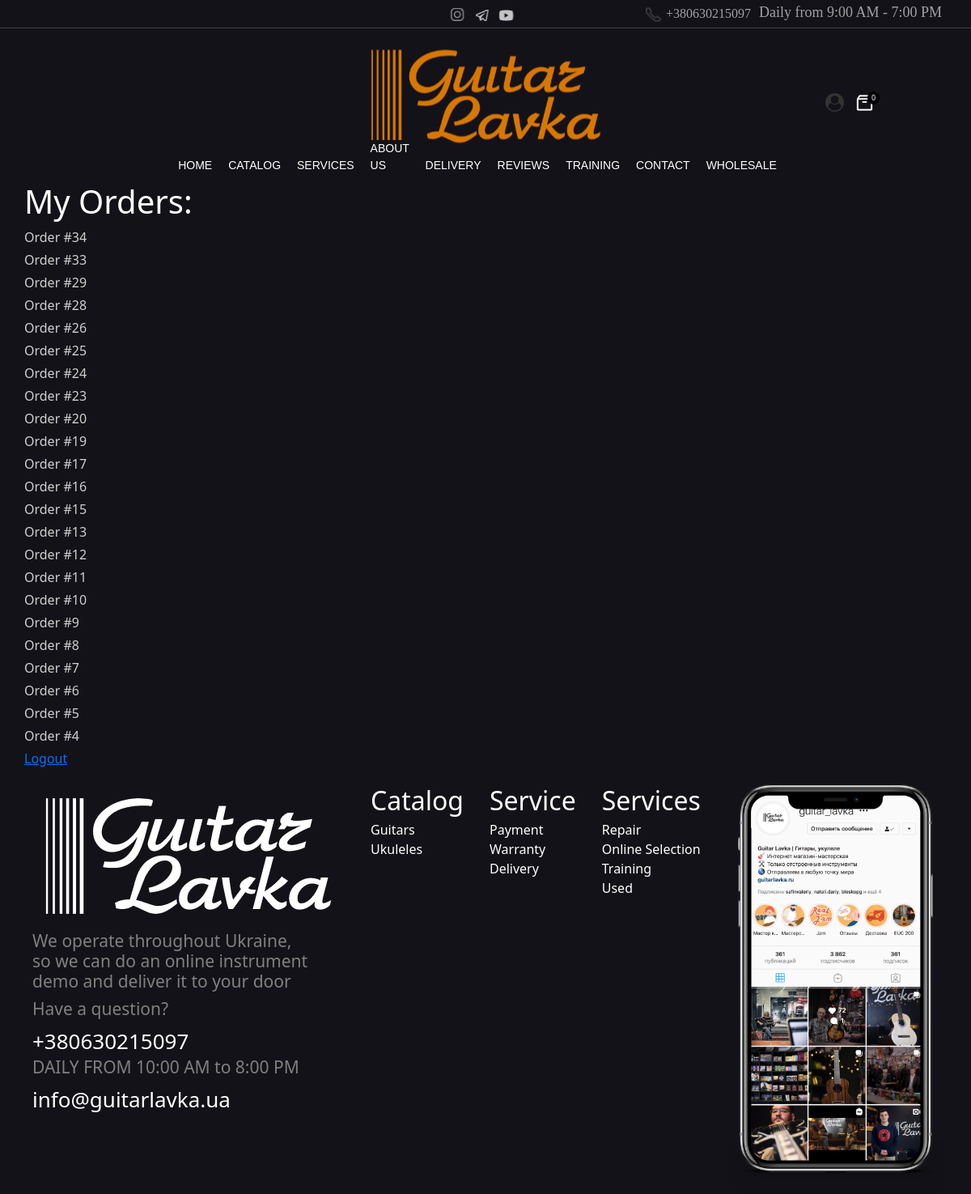
Before: /cabinet/ (signed in) with the older database file.
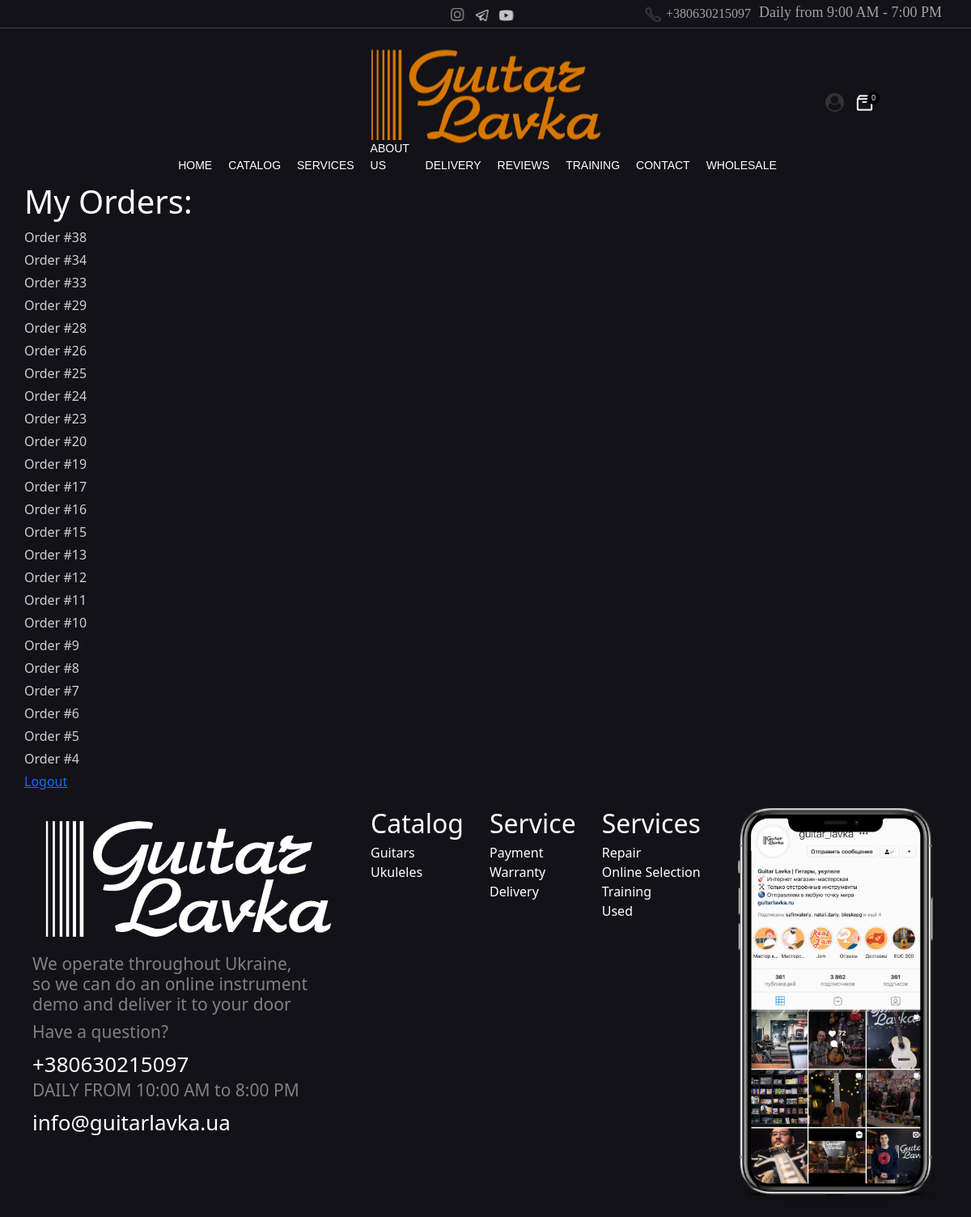
After: the same page with the newer database file.
### guitarlavka/models.py (models this page shows, shortened)
class Order(models.Model):
    id = models.AutoField(primary_key=True, editable=False, db_index=True)
    user = models.ForeignKey(User, on_delete=models.CASCADE, blank=True, null=True)
    order_items = models.ManyToManyField(OrderItem, editable=True)
    first_name = models.CharField(max_length=100, verbose_name="Імя", blank=True, null=True)
    last_name = models.CharField(max_length=100, verbose_name="Прізвище", blank=True, null=True)
    telephone = models.CharField(max_length=100, verbose_name="Номер телефону", blank=True, null=True)
    address = models.CharField(max_length=100, verbose_name="Адреса доставки", blank=True, null=True)
    comment = models.TextField(max_length=100, verbose_name="Коментарій до замовлення", blank=True, null=True)
    price = models.DecimalField(max_digits=10, decimal_places=2, verbose_name="Ціна")
    created_at = models.DateTimeField(default=timezone.now)

### guitarlavka/views.py (the view)
# urls.py: path("cabinet/", Cabinet.as_view(), name='cabinet'),
class Cabinet(DataMixin, View):
    template_name = 'authorized.html'
    model = Order
    def get(self, request):
        user = request.user
        orders = reversed(self.model.objects.filter(user=user))
        cart = self.cart(request)
        cart_quantity = self.cart_quantity(cart)
        context = {
            'orders': orders,
            'cart_quantity': cart_quantity,
        }
        return render(request, 'authorized.html', context)

### guitarlavka/models.py (called while the page is built)
    def get_cart_item_number(self):
        return self.cartitem_set.count()

### guitarlavka/utils.py (called while the page is built)
    def cart(self, request):
        session = request.session.get(settings.CART_SESSION_ID)
        cart, created = Cart.objects.get_or_create(session=session)
        return cart

    def cart_quantity(self, cart):
        cart_quantity = cart.get_cart_item_number()
        return cart_quantity

### templates/authorized.html
{% extends 'base.html' %}
{% block content %}
<div id="orders-container">
    <h1>My Orders:</h1>
    {% for order in orders %}
    <a href="{% url 'order' order_id=order.id %}" class="link-order-details">Order #{{ order.id }}</a>
    {% endfor %}
    <p><a href="{% url 'logout' %}">Logout</a></p>
</div>
{% endblock %}

Changed rows visible on the page:
added Order: id "38"
